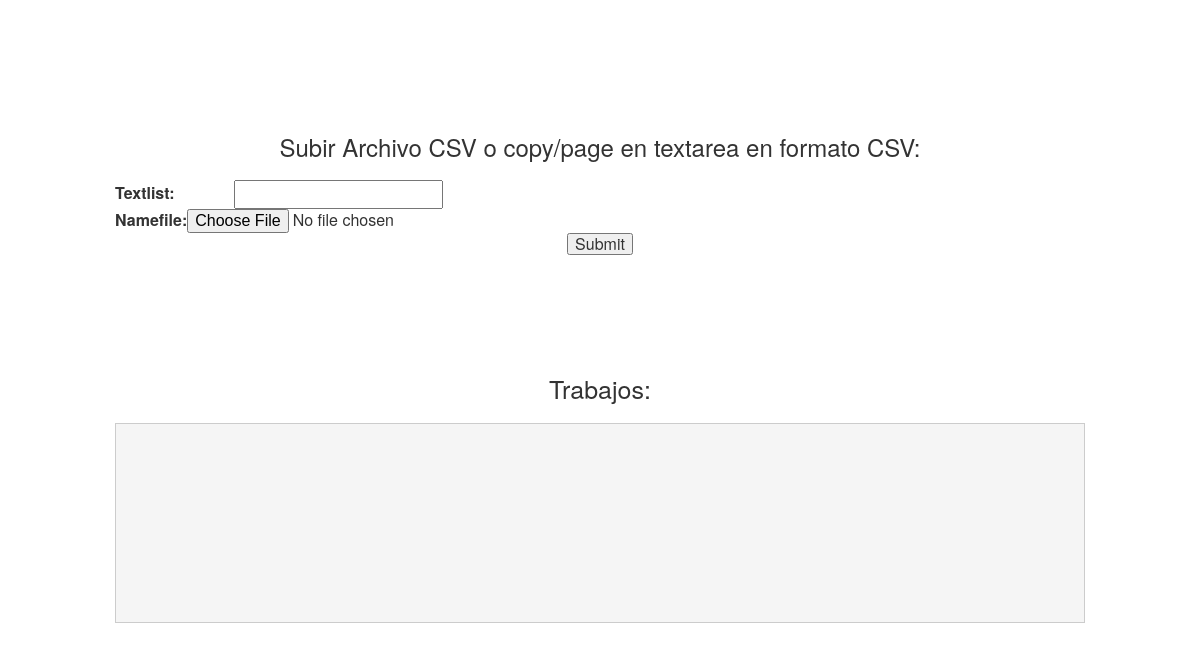
/ (lower part), run on an earlier commit of the app's database.
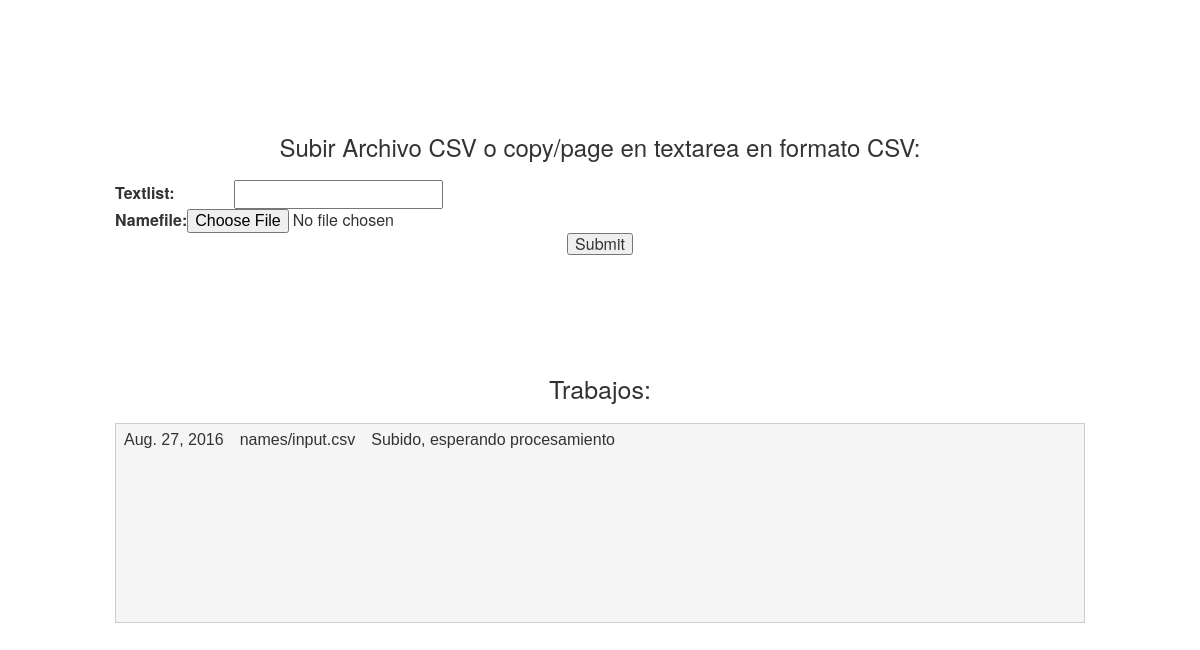
And on a later commit of the database.
### uploadcsv/models.py (models this page shows)
class Namelist(models.Model):
    upload_date = models.DateField(auto_now=True)
    done_date = models.DateField(null=True)
    namefile = models.FileField(upload_to="uploadcsv/static/")
    textlist = models.TextField(null=True,blank=True)
    donefile = models.TextField(null=True)
    status = models.TextField()

### uploadcsv/views.py (the view)
# urls.py: url(r'^$', views.index, name='index'),
def index(request):
    model = Namelist;
    namelists = Namelist.objects.all();
    if request.method == 'POST':
        form = NamelistForm(request.POST, request.FILES)
        if form.is_valid():
            instance = Namelist(namefile=request.FILES['namefile'])
            instance.status = "Pending"
            instance.save()
            return render(request, 'index.html', {'namelists': namelists, 'form': form, 'resultado': "Subido"})
        else:
            return render(request, 'index.html', {'namelists': namelists, 'form': form,'resultado': "Error"})
    else:
        form = UploadFileForm()
    return render(request, 'index.html', {'namelists': namelists, 'form': form})

### uploadcsv/forms.py
class UploadFileForm(forms.Form):
    textlist = forms.CharField(max_length=50)
    namefile = forms.FileField()

### uploadcsv/templates/index.html (shortened to what this page needs)
{% load static %}
<!DOCTYPE HTML>
<html>
 <head>
  <link rel="stylesheet" href="/static/css/bootstrap.min.css">
	<link rel="stylesheet" href="/static/css/style.css">
</head>
<body>
  <div id="cont" class="container-fluid">
  <div class="row">
      <section class="col-sm-10 col-sm-offset-1">
      <div class="row">
              <div id="titForm" class="contPage col-sm-12">
              <div class="row">
              </div>
              </div>
              <div id="contForm" class="contPage col-sm-12">
              <div class="row">
                <form method="post" id="formulario" enctype="multipart/form-data" action="/">
                    <div class="col-sm-12">
                        <h1>Subir Archivo CSV o copy/page en textarea en formato CSV:</h1>
                        <table>
                          {{ form }}
                        </table>
                      <input type="submit">
                    </div>
                </form>
              </div>
              </div>
              <div id="contResp" class="contPage col-sm-12">
                  <div id="titulo"><h1>Trabajos:</h1></div>
                  <div id="resultado">
                  <table id="resultstable">
                    {% if namelists %}
                      {% for namelist in namelists %}
                      <tr>
                      <td>
                          {{namelist.upload_date}}
                      </td>
                      <td>
                      {{namelist.namefile}}
                    </td>
                    <td>
                      {{namelist.status}}
                    </td>
                    <td>
                      </td>
                    </tr>
                      {% endfor %}
                    {% endif %}
                  </div>
              </div>
      </div>
      </section>
  </div>
  </div>
</body>
</html>

What changed in the data, as far as the page shows it:
added Namelist: upload_date "Aug. 27, 2016", namefile "names/input.csv", status "Subido, esperando procesamiento"
